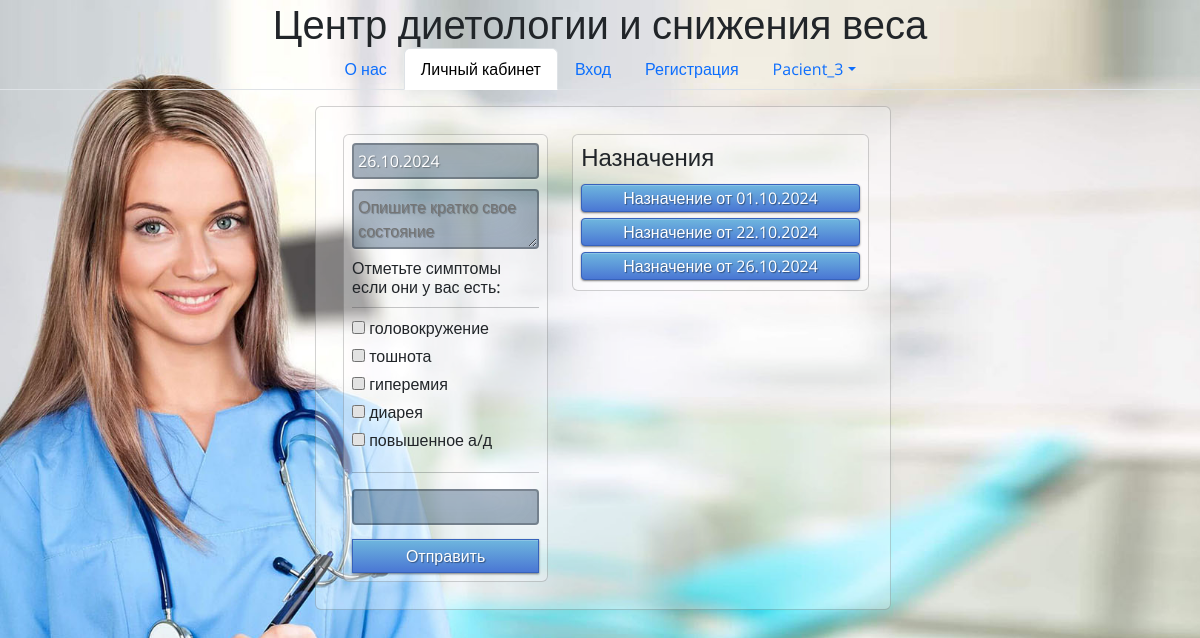
Page /weight_control/dashboard/ (signed in) on the committed database.
### weight_control/models.py (models this page shows, shortened)
class Doctor_Profile(models.Model):
    user = models.OneToOneField(User, on_delete=models.PROTECT)
    family = models.CharField(max_length=50)
    first_name = models.CharField(max_length=50)
    second_name = models.CharField(max_length=50)
    phone_number = models.CharField(max_length=15)
    email = models.CharField(max_length=50, blank=True)
    birth_date = models.DateField(null=True, blank=True)
    doc_stage = models.IntegerField()
    self_description = models.TextField(unique=False, default="Ничего не известно")
    doc_specialty = models.ManyToManyField(Specialty_List)
    registration_date = models.DateField(null=False, blank=True, default=date.today)
    adress = models.CharField(max_length=100, unique=False, default="Адрес не указан")
    foto_file_path = models.CharField(max_length=120, unique=False, blank=True)
    gender = models.CharField(choices=CHOICE_GENDER, max_length=7, blank=False, default=1)

class Assignment(models.Model):
    assign_date = models.DateField(null=False, blank=True, default=date.today)
    pacient_profile = models.ForeignKey(Pacient_Profile, on_delete=models.PROTECT,unique=False,null=True)
    doctor_profile = models.ForeignKey(Doctor_Profile, on_delete=models.PROTECT, unique=False,null=True)
    diets = models.ForeignKey(Diets_List, on_delete=models.PROTECT, unique=False)
    preparats_list = models.ManyToManyField(Preparats_List, unique=False)
    description = models.TextField(unique=False)

### weight_control/views.py (the view, shortened to what this page needs)
# urls.py: path('weight_control/dashboard/', Dashboard.as_view(), name='dashboard'),
class Dashboard(My_View):
    def set_pacient_context(self):
        context = {}
        pacient_report_form = Pacient_Report_Form()
        context['form'] = pacient_report_form
        assign_ext = Assignment.objects.prefetch_related('preparats_list').filter(pacient_profile=self.get_profile())
        doc_prof_ext = Doctor_Profile.objects.prefetch_related('doc_specialty').all()
        context['assignments'] = [{'doctor': x.doctor_profile,
                                   'doc_specialty': [{'title': y.title, 'description': y.description}
                                                     for z in doc_prof_ext.filter(pk=x.doctor_profile.id)
                                                     for y in z.doc_specialty.all()],
                                   'description': x.description,
                                   'date': x.assign_date,
                                   'id': x.id,
                                   'diet': x.diets,
                                   'preparats': [{'title': y.title, 'description': y.description}
                                                 for y in x.preparats_list.all()]}
                                  for x in assign_ext]
        return context
    def get(self, request):
        if self.auth_as_pacient():
            self.my_context = self.my_context | self.set_pacient_context()
            return render(self.request, 'dashboard_pacient.html',
                          self.my_context | MENU_DASHBOARD | MAIN_TITLE)
        elif self.auth_as_doctor():
            self.my_context = self.my_context | self.set_doctor_context()
            return render(self.request, 'dashboard_doctor.html',
                          self.my_context | MENU_DASHBOARD | MAIN_TITLE)
        elif self.auth_as_manager():
            return render(self.request, 'dashboard_manager.html',
                          self.my_context | MENU_DASHBOARD | MAIN_TITLE | MENU_MANAGER_REG)
        return redirect('/weight_control/')

### weight_control/models.py (called while the page is built)
    def __str__(self):
        return self.title

### weight_control/views.py (called while the page is built)
    def user_is_auth(self):
        if self.request.user.is_authenticated:
            return True
        return False

    def get_user_groups(self):
        if not self.request.user.groups.values():
            return []  # пользователь вне групп
        return [x['name'] for x in self.request.user.groups.values('name')]  # возвращвем списки имен групп пользователя

    def auth_as_pacient(self):
        if self.user_is_auth() and len(self.get_user_groups()) == 0:
            return True
        return False

    def auth_as_doctor(self):
        if self.user_is_auth() and 'врач' in self.get_user_groups():
            return True
        return False

    def get_profile(self, ):
        if self.auth_as_doctor():
            if Doctor_Profile.objects.filter(user__username=self.request.user).exists():
                return Doctor_Profile.objects.get(user__username=self.request.user)
            else:
                return None
        elif self.auth_as_pacient():
            if Pacient_Profile.objects.filter(user__username=self.request.user).exists():
                return Pacient_Profile.objects.get(user__username=self.request.user)
            else:
                return None
        return None

### weight_control/templates/dashboard_pacient.html (shortened to what this page needs)
{% extends "main_menu.html" %}
{% block head %}
{{ block.super }}
{% endblock %}
{% block header %}
{{ block.super }}
{% endblock %}
{% block menu %}
{{ block.super }}
{% endblock %}
{% block content %}
<div class="container mt-3 justify-content-center main-container">
    <div class="card justify-content-center">
         <div class="card-body" style="backgroundcolor:silver">
            <div class="row">
                <div class="col-md-5">
                    <form method="post">
                        <div class="form-group">
                             <div class="container secondary-container">
                                 <div class="card">
                                    {{ form.report_date }}
                                    {{ form.description }}
                                     <h6>Отметьте симптомы если они у вас есть:</h6>
                                     <hr>
                                        {% for symptom in form.symptoms_list %}
                                        <div class="check_box">{{ symptom }}</div>
                                        {% endfor %}
                                     <hr>
                                    {{ form.weight_today}}
                                    <button type="submit" class="btn-primary" {{ disabled }}>
                                        {% if disabled == 'disabled' %}
                                        Отправлено
                                        {% else %}
                                        Отправить
                                        {% endif %}
                                    </button>
                                 </div>
                             </div>
                        </div>
                    </form>
                </div>
                <div class="col-md-7">
                    <div class="card">
                        <div><h4>Назначения</h4></div>
                        {% for assign in assignments %}
                            <button type="button" class="btn btn-primary" data-bs-toggle="modal" data-bs-target="#exampleModal{{ assign.id }}">
                              Назначение от&nbsp;{{ assign.date|date:"SHORT_DATE_FORMAT" }}
                            </button>
                        {% endfor %}
                    </div>
                    </div>
            </div>
         </div>
    </div>
</div>
{% endblock %}

### weight_control/templates/main_menu.html (shortened to what this page needs)
{% load static %}
<!DOCTYPE html>
<html lang="ru">
{% block head %}
<head>
    <link href="https://cdn.jsdelivr.net/npm/bootstrap@5.3.3/dist/css/bootstrap.min.css" rel="stylesheet">
    <link rel="stylesheet" href='{% static "/my_style.css" %}'>
</head>
{% endblock %}
<body >
{% block header %}
<h1 class="nav justify-content-center">{{ title }}</h1>
{% endblock %}
{% block menu %}
<ul class="nav nav-tabs justify-content-center">
{% for str_ in menu %}
    <li class="nav-item">
        <a class="nav-link {{str_.class}}" href="{{str_.href}}" >{{str_.menu}}</a>
    </li>
{% endfor %}
    {% if user.is_authenticated %}
    <li class="nav-item dropdown">
        <a class="nav-link dropdown-toggle" data-bs-toggle="dropdown" href="#" role="button" aria-expanded="false">{{ user }}</a>
    </li>
    {% endif%}
</ul>
{% endblock %}
{% block content %}
{% endblock %}
</body>
</html>

### static/my_style.css (style rules this page uses)
.btn { display: inline-block; *display: inline; *zoom: 1; padding: 4px 10px 4px; margin-bottom: 2px; font-size: 16px; line-height: 18px; color: #333333; text-align: center;text-shadow: 0 1px 1px rgba(255, 255, 255, 0.75); vertical-align: middle; background-color: #f5f5f5; background-image: -moz-linear-gradient(top, #ffffff, #e6e6e6); background-image: -ms-linear-gradient(top, #ffffff, #e6e6e6); background-image: -webkit-gradient(linear, 0 0, 0 100%, from(#ffffff), to(#e6e6e6)); background-image: -webkit-linear-gradient(top, #ffffff, #e6e6e6); background-image: -o-linear-gradient(top, #ffffff, #e6e6e6); background-image: linear-gradient(top, #ffffff, #e6e6e6); background-repeat: repeat-x; filter: progid:dximagetransform.microsoft.gradient(startColorstr=#ffffff, endColorstr=#e6e6e6, GradientType=0); border-color: #e6e6e6 #e6e6e6 #e6e6e6; border-color: rgba(0, 0, 0, 0.1) rgba(0, 0, 0, 0.1) rgba(0, 0, 0, 0.25); border: 1px solid #e6e6e6; -webkit-border-radius: 4px; -moz-border-radius: 4px; border-radius: 4px; -webkit-box-shadow: inset 0 1px 0 rgba(255, 255, 255, 0.2), 0 1px 2px rgba(0, 0, 0, 0.05); -moz-box-shadow: inset 0 1px 0 rgba(255, 255, 255, 0.2), 0 1px 2px rgba(0, 0, 0, 0.05); box-shadow: inset 0 1px 0 rgba(255, 255, 255, 0.2), 0 1px 2px rgba(0, 0, 0, 0.05); cursor: pointer; *margin-left: .3em; }
.btn-primary, .btn-primary:hover { text-shadow: 0 -1px 0 rgba(0, 0, 0, 0.25); color: #ffffff; font-size: 16px; }
.btn-primary { margin-top: 4px; padding: 4px; background-color: #4a77d4; background-image: -moz-linear-gradient(top, #6eb6de, #4a77d4); background-image: -ms-linear-gradient(top, #6eb6de, #4a77d4); background-image: -webkit-gradient(linear, 0 0, 0 100%, from(#6eb6de), to(#4a77d4)); background-image: -webkit-linear-gradient(top, #6eb6de, #4a77d4); background-image: -o-linear-gradient(top, #6eb6de, #4a77d4); background-image: linear-gradient(top, #6eb6de, #4a77d4); background-repeat: repeat-x; filter: progid:dximagetransform.microsoft.gradient(startColorstr=#6eb6de, endColorstr=#4a77d4, GradientType=0); border: 1px solid #3762bc; text-shadow: 1px 1px 1px rgba(0,0,0,0.4); box-shadow: inset 0 1px 0 rgba(255, 255, 255, 0.2), 0 1px 2px rgba(0, 0, 0, 0.5); }
* { -webkit-box-sizing:border-box; -moz-box-sizing:border-box; -ms-box-sizing:border-box; -o-box-sizing:border-box; box-sizing:border-box; }
html { background-image: url('/static/8.jpg'); background-repeat: no-repeat; background-position: left top; background-attachment: fixed; -webkit-background-size: cover; -moz-background-size: cover; -o-background-size: cover; background-size: cover; }
body { width: 100%; height:100%; font-family: 'Open Sans', sans-serif; background-color: rgba(255,255,255,0); filter: progid:DXImageTransform.Microsoft.gradient( startColorstr='#3E1D6D', endColorstr='#092756',GradientType=1 ); }
input { margin-bottom: 10px; background: rgba(0,50,100,0.3); border: none; outline: none; padding: 4px; font-size: 16px; color: #fff; text-shadow: 1px 1px 1px rgba(0,0,0,0.3); border: 2px solid rgba(0,0,0,0.3); border-radius: 4px; box-shadow: inset 0 -5px 45px rgba(100,100,100,0.2), 0 1px 1px rgba(255,255,255,0.2); -webkit-transition: box-shadow .5s ease; -moz-transition: box-shadow .5s ease; -o-transition: box-shadow .5s ease; -ms-transition: box-shadow .5s ease; transition: box-shadow .5s ease; }
textarea { width: 100%; margin-bottom: 10px; background: rgba(0,50,100,0.3); border: none; outline: none; padding: 4px; font-size: 16px; color: #fff; text-shadow: 1px 1px 1px rgba(0,0,0,0.3); border: 2px solid rgba(0,0,0,0.3); border-radius: 4px; box-shadow: inset 0 -5px 45px rgba(100,100,100,0.2), 0 1px 1px rgba(255,255,255,0.2); -webkit-transition: box-shadow .5s ease; -moz-transition: box-shadow .5s ease; -o-transition: box-shadow .5s ease; -ms-transition: box-shadow .5s ease; transition: box-shadow .5s ease; }
.card { width: 100%; padding: 8px 8px; background: rgba(255,255,255,0.3); }
.main-container { width: 50%; }
.secondary-container { padding: 0px; }
h6 + hr { padding: 3px; margin-bottom: 2px; margin-top: 2px; }
.card { margin:3px; }

### rows in the picture
Doctor_Profile: date "01.10.2024"
Doctor_Profile: date "22.10.2024", date "26.10.2024"

### other values in the picture
{{ str_.menu }} "О нас" "Личный кабинет" "Вход" "Регистрация"
{{ user }} "Pacient_3"
